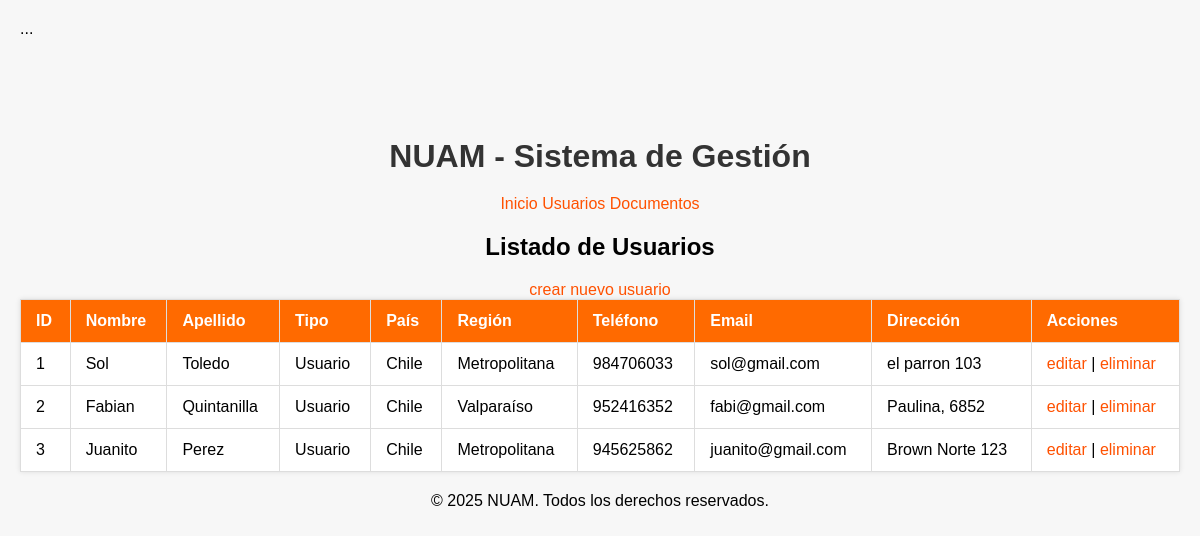
The app's page /usuarios/usuarios/, older data.
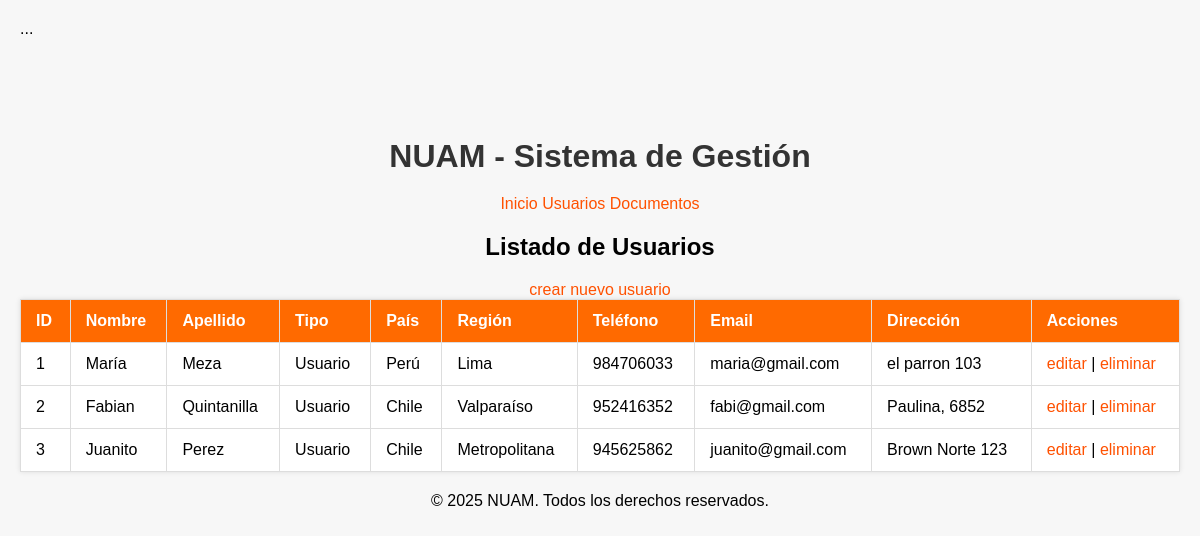
The same page, newer data.
### app/models.py (models this page shows, shortened)
class Usuario(models.Model):
    id_usuario = models.AutoField(primary_key=True, db_column='ID_USUARIO')
    usuario_tipo = models.ForeignKey(UsuarioTipo, on_delete=models.SET_NULL, null=True, blank=True, db_column='ID_USUARIO_TIPO')
    pais = models.ForeignKey(Pais, on_delete=models.SET_NULL, null=True, blank=True, db_column='ID_PAIS')
    region = models.ForeignKey(Region, on_delete=models.SET_NULL, null=True, blank=True, db_column='ID_REGION')
    usuario_nombre = models.CharField(max_length=50, blank=True, db_column='USUARIO_NOMBRE')
    usuario_apellido = models.CharField(max_length=50, blank=True, db_column='USUARIO_APELLIDO')
    telefono = models.CharField(max_length=20, blank=True, db_column='TELEFONO')
    email = models.EmailField(blank=True, db_column='EMAIL')
    direccion = models.CharField(max_length=100, blank=True, db_column='DIRECCION')
    class Meta:
        verbose_name = 'Usuario'
        verbose_name_plural = 'Usuarios'

class Pais(models.Model):
    id_pais = models.AutoField(primary_key=True, db_column='ID_PAIS')
    pais = models.CharField(max_length=50, blank=True, db_column='PAIS')
    def __str__(self):
        return self.pais or "País sin nombre"
    class Meta:
        verbose_name = 'País'
        verbose_name_plural = 'Países'

class Region(models.Model):
    id_region = models.AutoField(primary_key=True, db_column='ID_REGION')
    region = models.CharField(max_length=50, blank=True, db_column='REGION')
    def __str__(self):
        return self.region or "Región sin nombre"
    class Meta:
        verbose_name = 'Región'
        verbose_name_plural = 'Regiones'

class UsuarioTipo(models.Model):
    id_usuario_tipo = models.AutoField(primary_key=True, db_column='ID_USUARIO_TIPO')
    usuario_tipo = models.CharField(max_length=30, blank=True, db_column='USUARIO_TIPO')
    def __str__(self):
        return self.usuario_tipo or "Tipo sin nombre"
    class Meta:
        verbose_name = 'Tipo de Usuario'
        verbose_name_plural = 'Tipos de Usuario'

### app/views.py (the view)
# urls.py: path('usuarios/', views.lista_usuarios, name='lista_usuarios'),
def lista_usuarios(request):
    usuarios = Usuario.objects.all()
    return render(request, 'usuarios/lista.html', {'usuarios': usuarios})

### app/templates/usuarios/lista.html
{% extends 'base.html' %}
{% block content %}
<h2>Listado de Usuarios</h2>
<a href="{% url 'crear_usuario' %}">crear nuevo usuario</a>
<table >
    <tr>
        <th>ID</th>
        <th>Nombre</th>
        <th>Apellido</th>
        <th>Tipo</th>
        <th>País</th>
        <th>Región</th>
        <th>Teléfono</th>
        <th>Email</th>
        <th>Dirección</th>
        <th>Acciones</th>
    </tr>
    {% for usuario in usuarios %}
    <tr>
        <td>{{ usuario.id_usuario }}</td>
        <td>{{ usuario.usuario_nombre }}</td>
        <td>{{ usuario.usuario_apellido }}</td>
        <td>{{ usuario.usuario_tipo }}</td>
        <td>{{ usuario.pais }}</td>
        <td>{{ usuario.region }}</td>
        <td>{{ usuario.telefono }}</td>
        <td>{{ usuario.email }}</td>
        <td>{{ usuario.direccion }}</td>
        <td>
            <a href="{% url 'editar_usuario' usuario.pk %}">editar</a> |
            <a href="{% url 'eliminar_usuario' usuario.pk %}">eliminar</a>
        </td>
    </tr>
    {% endfor %}
</table>
{% endblock %}

Row changes from the older to the newer data that the page shows:
changed Usuario "el parron 103": usuario_nombre "Sol" → "María"; usuario_apellido "Toledo" → "Meza"; pais "Chile" → "Perú"; region "Metropolitana" → "Lima"; email "sol@gmail.com" → "maria@gmail.com"
